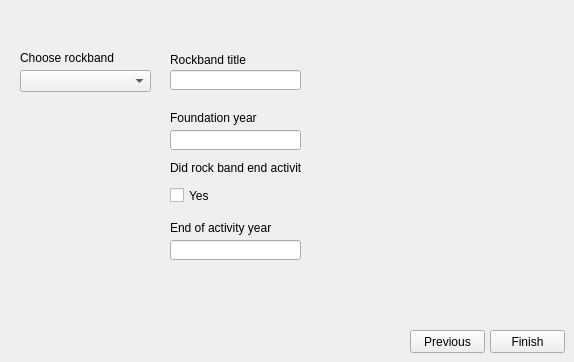
      <widget class="QWidget" name="updateRockbandPage">
       <widget class="QComboBox" name="chooseRockbandComboBox_7">
        <property name="geometry">
         <rect>
          <x>20</x>
          <y>70</y>
          <width>131</width>
          <height>22</height>
         </rect>
        </property>
       </widget>
       <widget class="QLabel" name="label_43">
        <property name="geometry">
         <rect>
          <x>20</x>
          <y>50</y>
          <width>131</width>
          <height>16</height>
         </rect>
        </property>
        <property name="text">
         <string>Choose rockband</string>
        </property>
       </widget>
       <widget class="QLineEdit" name="rockbandTitleLineEdit_4">
        <property name="geometry">
         <rect>
          <x>170</x>
          <y>70</y>
          <width>131</width>
          <height>20</height>
         </rect>
        </property>
       </widget>
       <widget class="QLabel" name="rockbandTitleLabel_4">
        <property name="geometry">
         <rect>
          <x>170</x>
          <y>50</y>
          <width>131</width>
          <height>20</height>
         </rect>
        </property>
        <property name="text">
         <string>Rockband title</string>
        </property>
       </widget>
       <widget class="QCheckBox" name="isEndOfActivityCheckBox_4">
        <property name="geometry">
         <rect>
          <x>170</x>
          <y>180</y>
          <width>131</width>
          <height>31</height>
         </rect>
        </property>
        <property name="text">
         <string>Yes</string>
        </property>
       </widget>
       <widget class="QLineEdit" name="foundationYearLineEdit_4">
        <property name="geometry">
         <rect>
          <x>170</x>
          <y>130</y>
          <width>131</width>
          <height>20</height>
         </rect>
        </property>
        <property name="maxLength">
         <number>4</number>
        </property>
       </widget>
       <widget class="QLabel" name="isEndOfActivityLabel_4">
        <property name="geometry">
         <rect>
          <x>170</x>
          <y>160</y>
          <width>131</width>
          <height>16</height>
         </rect>
        </property>
        <property name="text">
         <string>Did rock band end activity?</string>
        </property>
       </widget>
       <widget class="QLabel" name="foundationYearLabel_4">
        <property name="geometry">
         <rect>
          <x>170</x>
          <y>110</y>
          <width>131</width>
          <height>16</height>
         </rect>
        </property>
        <property name="text">
         <string>Foundation year</string>
        </property>
       </widget>
       <widget class="QLabel" name="endOfActivityYearLabel_4">
        <property name="geometry">
         <rect>
          <x>170</x>
          <y>220</y>
          <width>131</width>
          <height>16</height>
         </rect>
        </property>
        <property name="text">
         <string>End of activity year</string>
        </property>
       </widget>
       <widget class="QLineEdit" name="endOfActivityYearLineEdit_4">
        <property name="geometry">
         <rect>
          <x>170</x>
          <y>240</y>
          <width>131</width>
          <height>20</height>
         </rect>
        </property>
        <property name="maxLength">
         <number>4</number>
        </property>
       </widget>
       <widget class="QPushButton" name="updateRockbandFinishButton">
        <property name="geometry">
         <rect>
          <x>490</x>
          <y>330</y>
          <width>75</width>
          <height>23</height>
         </rect>
        </property>
        <property name="text">
         <string>Finish</string>
        </property>
       </widget>
       <widget class="QPushButton" name="updateRockbandPreviousButton">
        <property name="geometry">
         <rect>
          <x>410</x>
          <y>330</y>
          <width>75</width>
          <height>23</height>
         </rect>
        </property>
        <property name="text">
         <string>Previous</string>
        </property>
       </widget>
      </widget>
